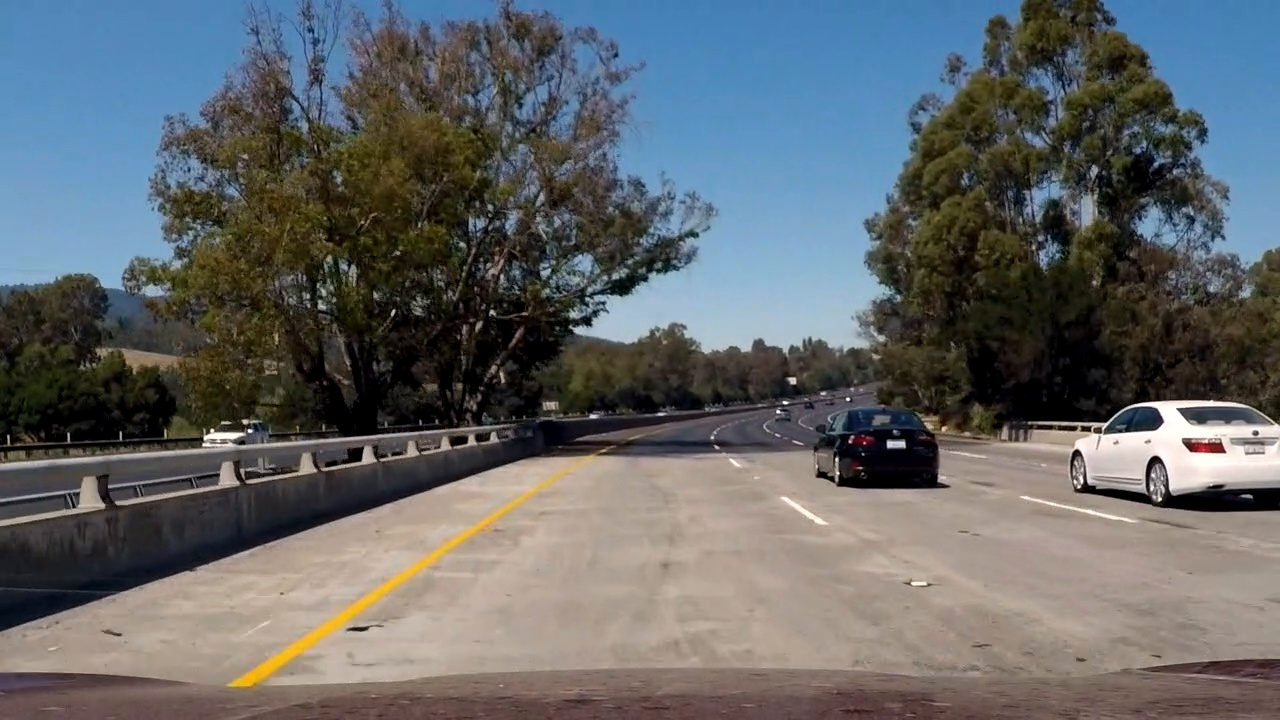
#> input picture test_images/frame_1018.jpg, 1280 x 720 px
$ python -i binarizer.py   (imports and definitions only)   (older library calls are emulated)
#> lines starting #> are read from the running program, lines starting #| are printed output that depends on the picture; after the words box and inside, x2 and y2 are one past the last pixel; in counts of white or black regions, pixels touching at a corner belong together
#> further down, picture is the input picture: shape (720, 1280, 3); mean B, G, R 104.1, 102, 98.4
import cv2
import numpy as np


class Binarizer:
    """Binarize an image using a combination of strategies."""

    def binarize(self, image, sobel_kernel=5):
        """Binarize image."""
#> called with sobel_kernel = 5
        combined = np.zeros(image.shape[:2])

        gray = cv2.cvtColor(image, cv2.COLOR_BGR2GRAY)  # convert to grayscale
        hls = cv2.cvtColor(image, cv2.COLOR_BGR2HLS)  # convert to HLS color space
#> hls: shape (720, 1280, 3); mean of channels 0, 1, 2 52.4, 101.4, 67.8
        s_channel = hls[:, :, 2]  # extract the s channel
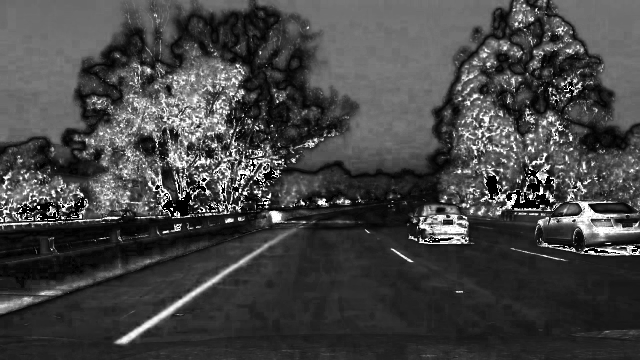
#> s_channel: shape (720, 1280) (shown at 1/2 size); min 0, max 255, mean 67.8

        for channel in [gray, s_channel]:
            # Apply each of the thresholding functions
            gradx = self.abs_sobel_thresh(channel, orient='x', sobel_kernel=sobel_kernel, thresh=(80, 150))
            mag_binary = self.mag_thresh(channel, sobel_kernel=sobel_kernel, thresh=(40, 255))
            dir_binary = self.dir_threshold(channel, sobel_kernel=sobel_kernel, thresh=(0.7, 1.3))
            combined[(gradx == 1) | ((mag_binary == 1) & (dir_binary == 1))] = 1
#> this loop made 2 passes
#> pass 1, in abs_sobel_thresh, `sobel = cv2.Sobel(img, cv2.CV_64F, 1 if orient == 'x' else 0, 1 if ori..`:
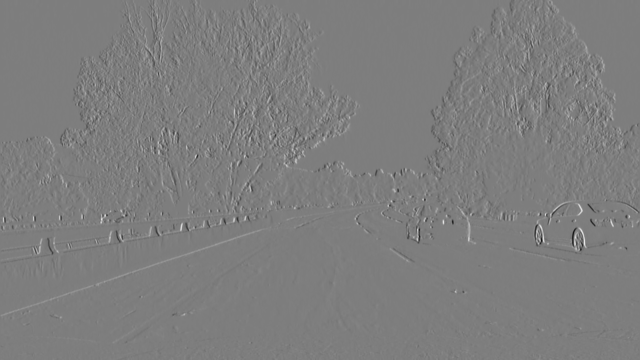
#> sobel: shape (720, 1280) float64 (shown at 1/2 size); min -10274, max 10519, mean 2.4; drawn with min black and max white
#> pass 1, in binarize, `gradx = self.abs_sobel_thresh(channel, orient='x', sobel_kernel=sobel_..`:
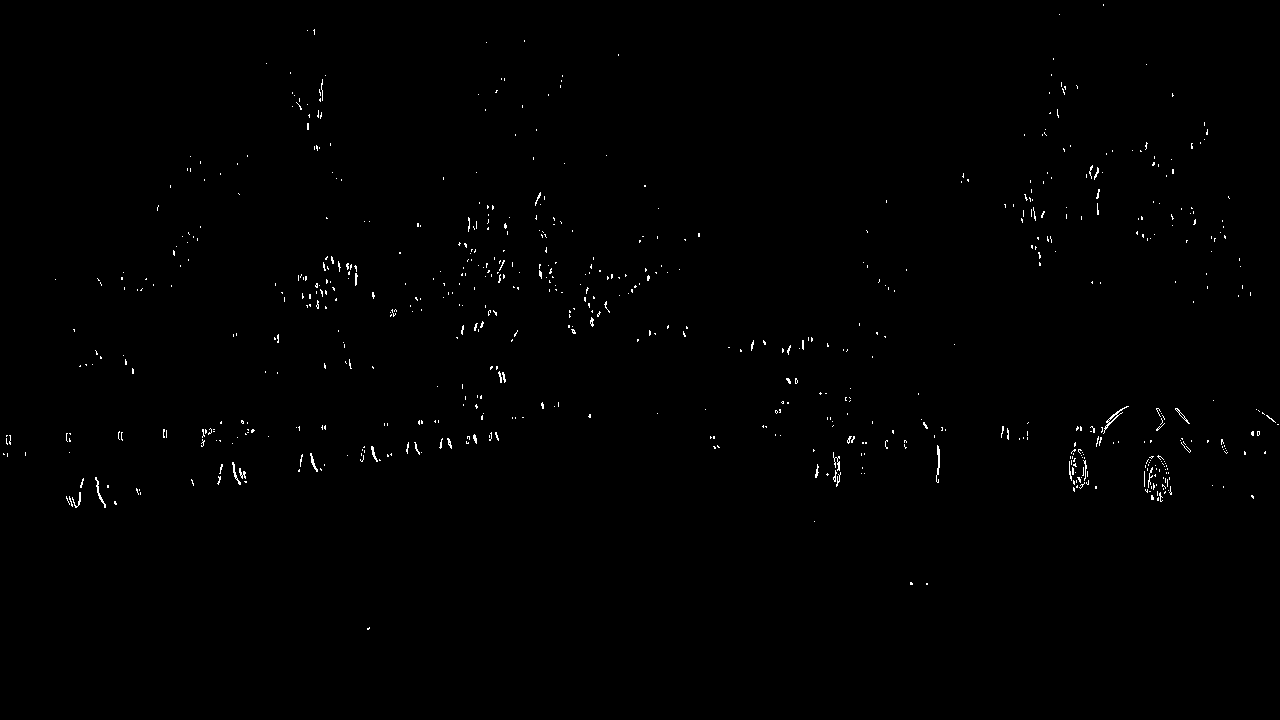
#> gradx: shape (720, 1280); values 0 (black) and 1 (white), 0.48% white in thin lines or dots, all inside (x1, y1, x2, y2) = (3, 4, 1279, 630)

        s_binary = self.apply_threshold(s_channel, thresh=(170, 255))
#> s_binary: shape (720, 1280); values 0 (black) and 1 (white), 5% white; 2325 white regions (1936 under 20 px), largest, box (x1, y1, x2, y2) and area: (1099, 401, 1280, 474) 3506, (234, 496, 526, 686) 2806, (837, 429, 937, 467) 1938
        combined[(s_binary == 1)] = 1
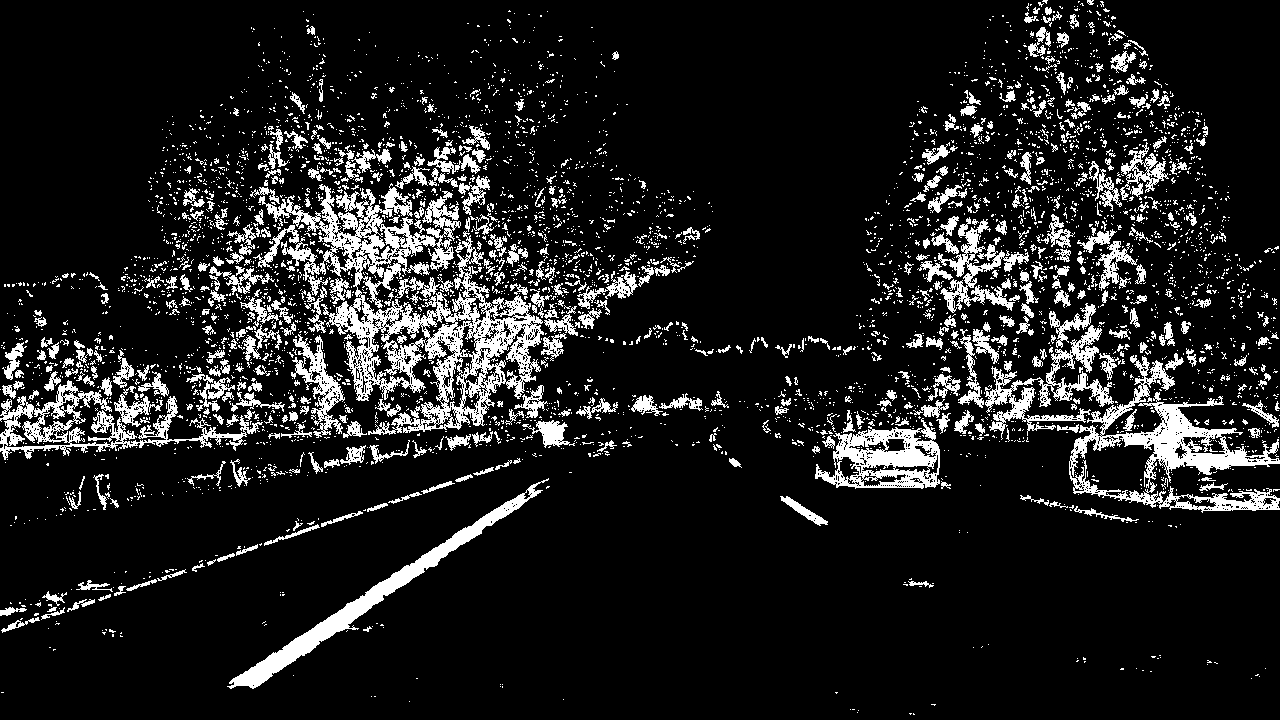
#> combined: shape (720, 1280) float64; values 0 (black) and 1 (white), 12.1% white; 4647 white regions (4100 under 20 px), largest, box (x1, y1, x2, y2) and area: (258, 183, 544, 435) 20696, (1069, 355, 1280, 513) 8489, (227, 478, 549, 689) 5346
        return combined

    def abs_sobel_thresh(self, img, orient='x', sobel_kernel=3, thresh=(0, 255)):
        """Apply sobel with threshold."""
        sobel = cv2.Sobel(img, cv2.CV_64F, 1 if orient == 'x' else 0, 1 if orient == 'y' else 0, ksize=sobel_kernel)
        abs_sobel = np.absolute(sobel)
        scaled_sobel = np.uint8(255 * abs_sobel / np.max(abs_sobel))
        return self.apply_threshold(scaled_sobel, thresh=thresh)

    def mag_thresh(self, img, sobel_kernel, thresh=(0, 255)):
        """Apply sobel in x and y using threshold in magnitude result."""
        sobelx = cv2.Sobel(img, cv2.CV_64F, 1, 0, ksize=sobel_kernel)
        sobely = cv2.Sobel(img, cv2.CV_64F, 0, 1, ksize=sobel_kernel)
        abs_sobel = np.sqrt(sobelx ** 2 + sobely ** 2)
        scaled_sobel = np.uint8(255 * abs_sobel / np.max(abs_sobel))
        return self.apply_threshold(scaled_sobel, thresh=thresh)

    def dir_threshold(self, img, sobel_kernel, thresh=(0, np.pi/2)):
        """Apply sobel in x and y using direction threshold."""
        sobelx = cv2.Sobel(img, cv2.CV_64F, 1, 0, ksize=sobel_kernel)
        sobely = cv2.Sobel(img, cv2.CV_64F, 0, 1, ksize=sobel_kernel)
        abs_sobelx = np.abs(sobelx)
        abs_sobely = np.abs(sobely)
        arctan = np.arctan2(abs_sobely, abs_sobelx)
        return self.apply_threshold(arctan, thresh=thresh)

    def apply_threshold(self, image, thresh=(0, 255)):
        """Apply a threshold to binarize an image given a threshold pair"""
        binary_output = np.zeros_like(image)
        binary_output[(image >= thresh[0]) & (image <= thresh[1])] = 1
        return binary_output

>>> import cv2
>>> picture = cv2.imread('../test_images/frame_1018.jpg')
>>> result = Binarizer().binarize(picture)

$ run again, on test_images/frame_1036.jpg
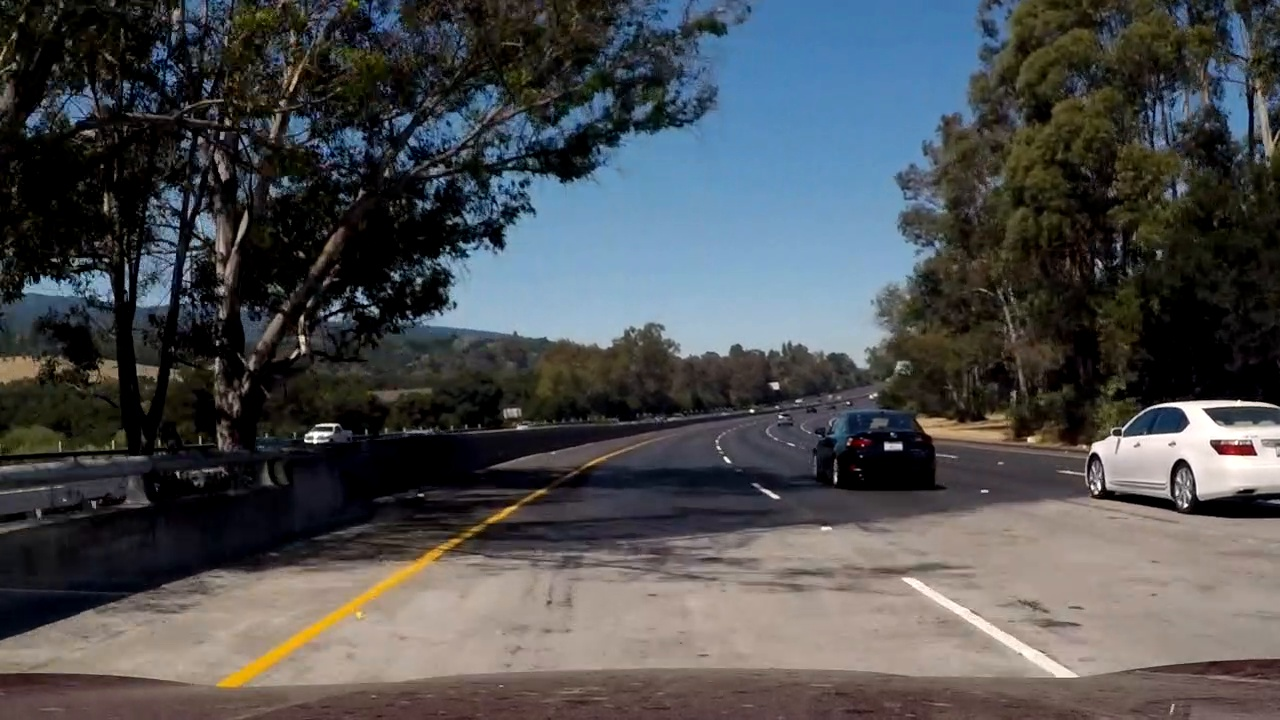
#> input picture test_images/frame_1036.jpg, 1280 x 720 px
#> picture is the input picture: shape (720, 1280, 3); mean B, G, R 79.8, 77.8, 76.2
#> hls: shape (720, 1280, 3); mean of channels 0, 1, 2 57.9, 78.1, 71.6
#> the loop in binarize, `for channel in [gray, s_channel]:` made 2 passes
#> pass 1, in binarize, `gradx = self.abs_sobel_thresh(channel, orient='x', sobel_kernel=sobel_..`:
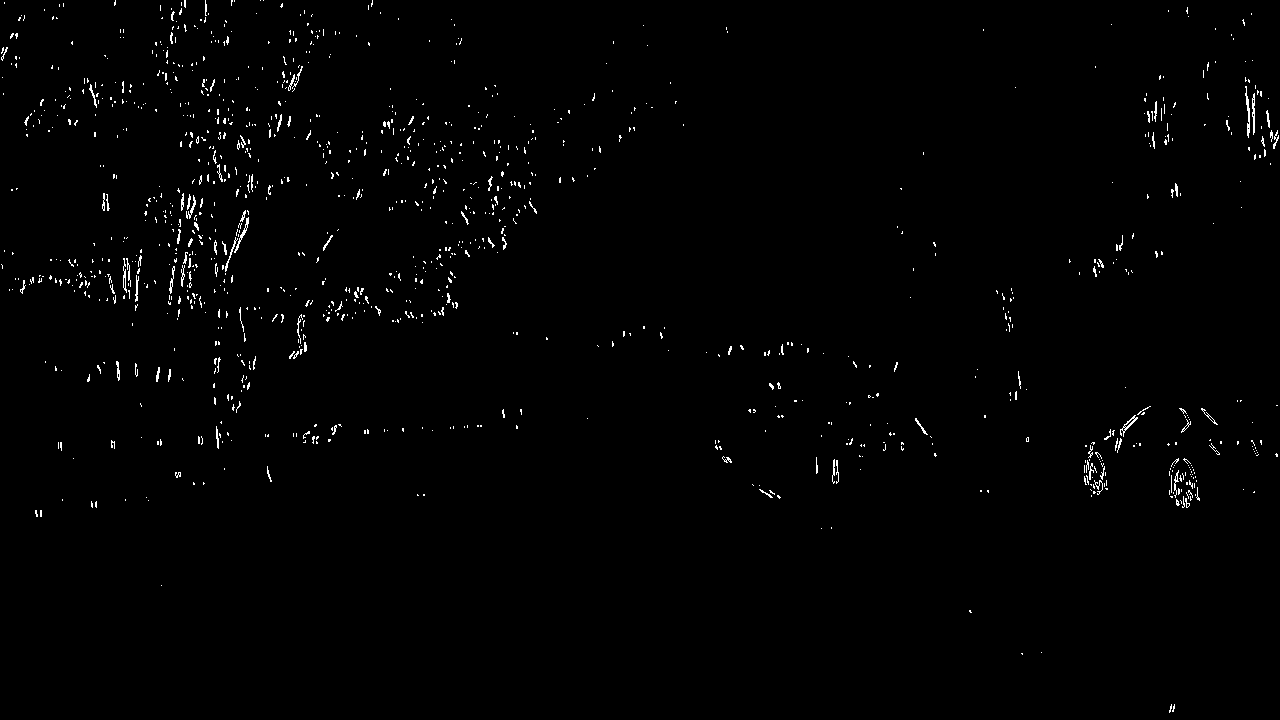
#> gradx: shape (720, 1280); values 0 (black) and 1 (white), 0.98% white in thin lines or dots
#> s_binary: shape (720, 1280); values 0 (black) and 1 (white), 9.9% white; 3375 white regions (2771 under 20 px), largest, box (x1, y1, x2, y2) and area: (206, 428, 558, 566) 7225, (112, 492, 249, 544) 2188, (221, 557, 429, 688) 2009
#> in binarize, `combined[(s_binary == 1)] = 1`:
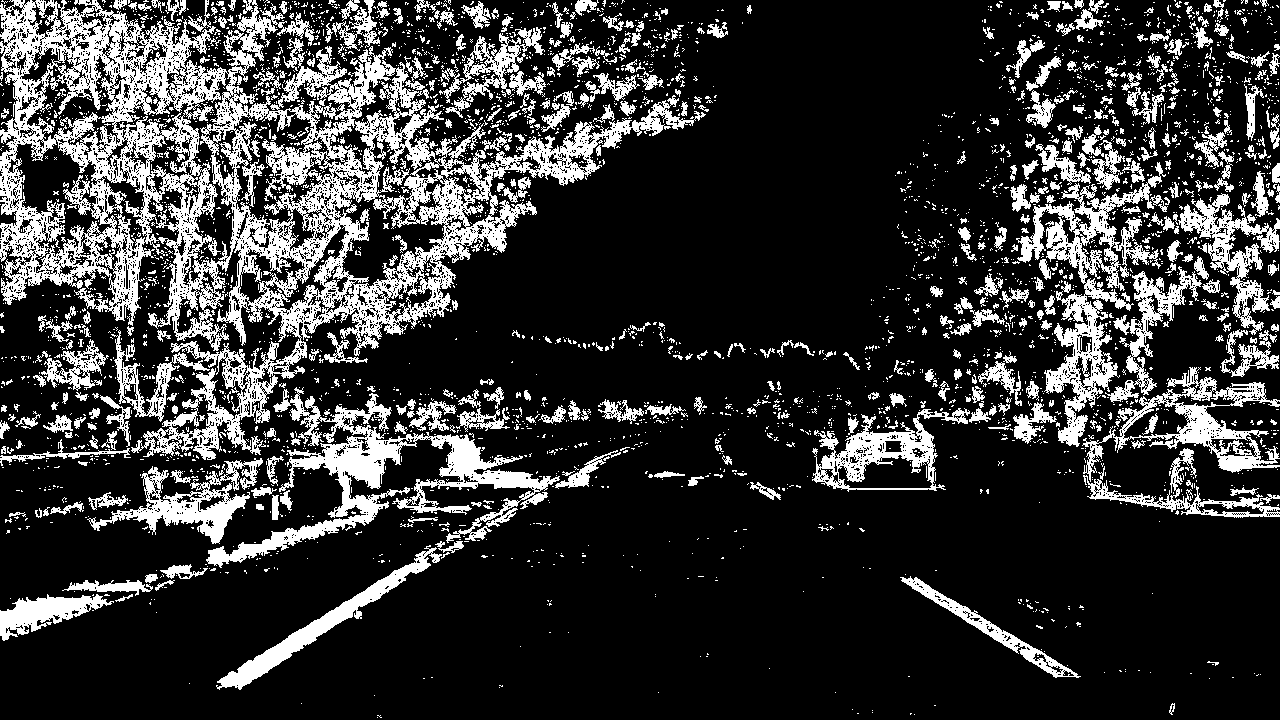
#> combined: shape (720, 1280) float64; values 0 (black) and 1 (white), 20.8% white; 3635 white regions (3155 under 20 px), largest, box (x1, y1, x2, y2) and area: (0, 0, 706, 460) 79275, (206, 387, 560, 568) 12781, (1016, 162, 1166, 447) 10089

$ run again, on test_images/frame_586.jpg
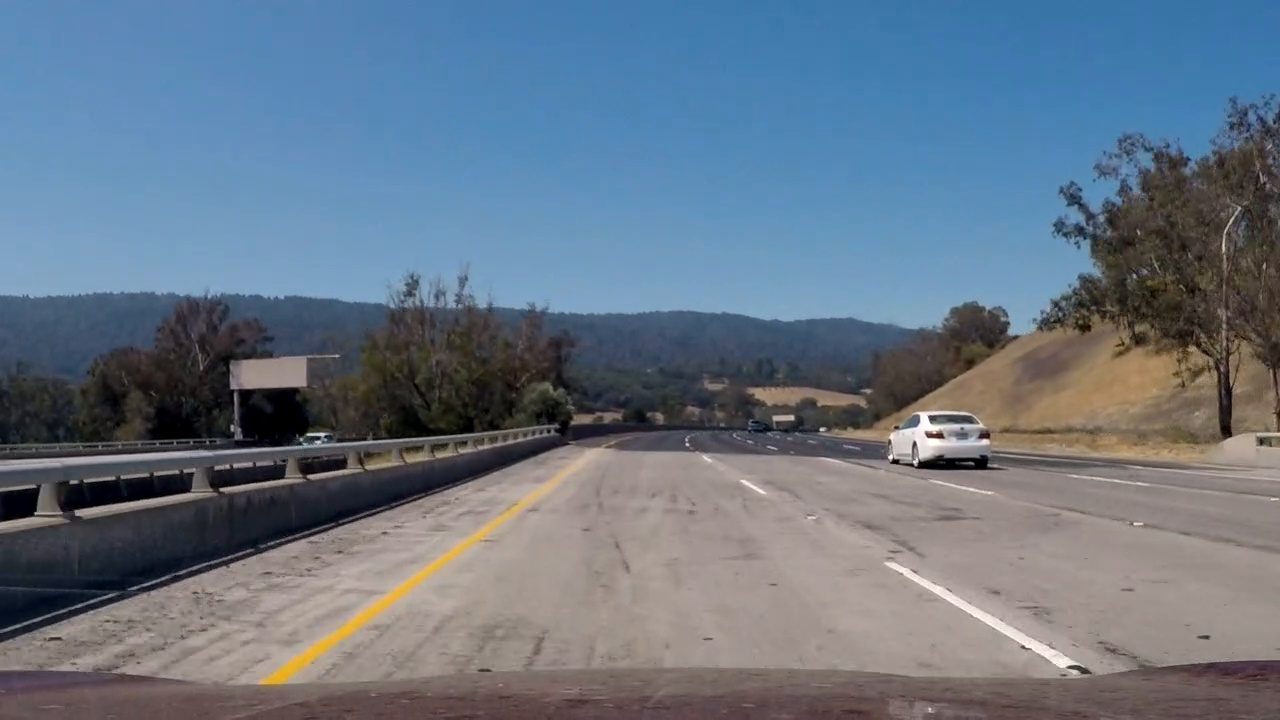
#> input picture test_images/frame_586.jpg, 1280 x 720 px
#> picture is the input picture: shape (720, 1280, 3); mean B, G, R 132.3, 117, 102.9
#> hls: shape (720, 1280, 3); mean of channels 0, 1, 2 67.7, 117.7, 61.3
#> the loop in binarize, `for channel in [gray, s_channel]:` made 2 passes
#> pass 1, in binarize, `gradx = self.abs_sobel_thresh(channel, orient='x', sobel_kernel=sobel_..`:
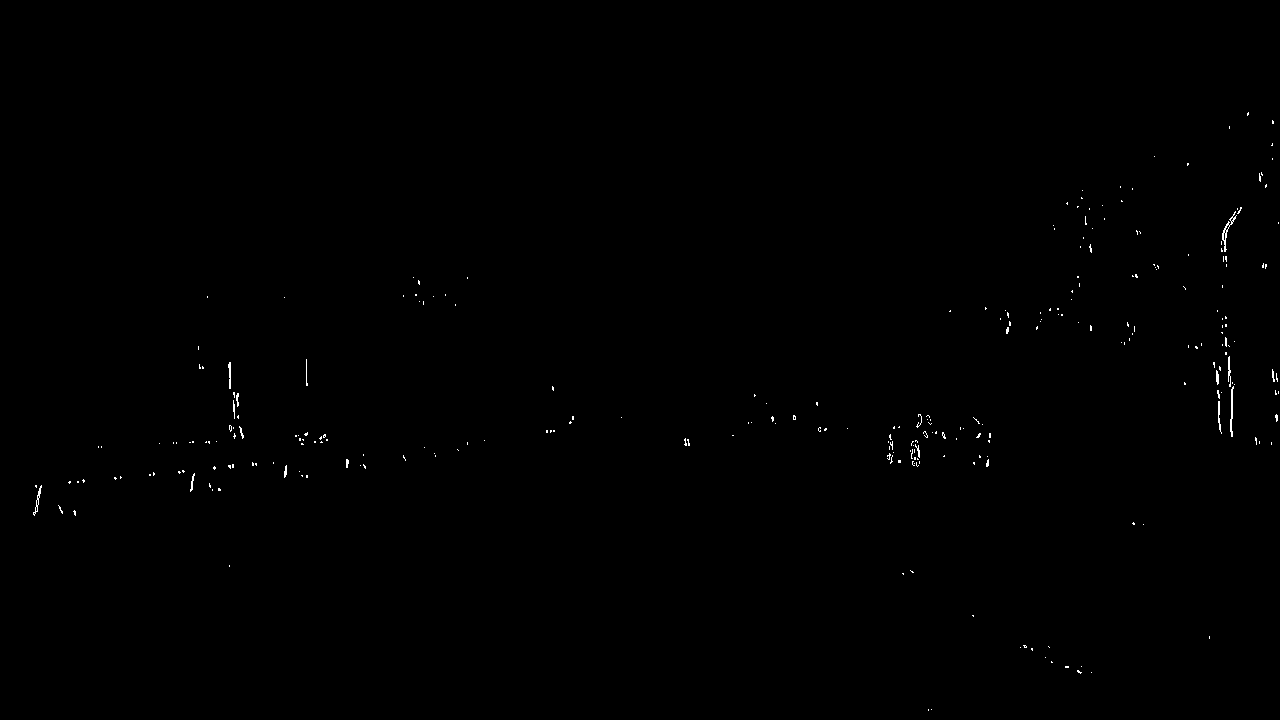
#> gradx: shape (720, 1280); values 0 (black) and 1 (white), 0.22% white in thin lines or dots, all inside (x1, y1, x2, y2) = (33, 112, 1279, 711)
#> s_binary: shape (720, 1280); values 0 (black) and 1 (white), 0.96% white; 261 white regions (233 under 20 px), largest, box (x1, y1, x2, y2) and area: (266, 543, 466, 683) 1738, (241, 390, 309, 446) 1550, (64, 484, 125, 510) 825
#> in binarize, `combined[(s_binary == 1)] = 1`:
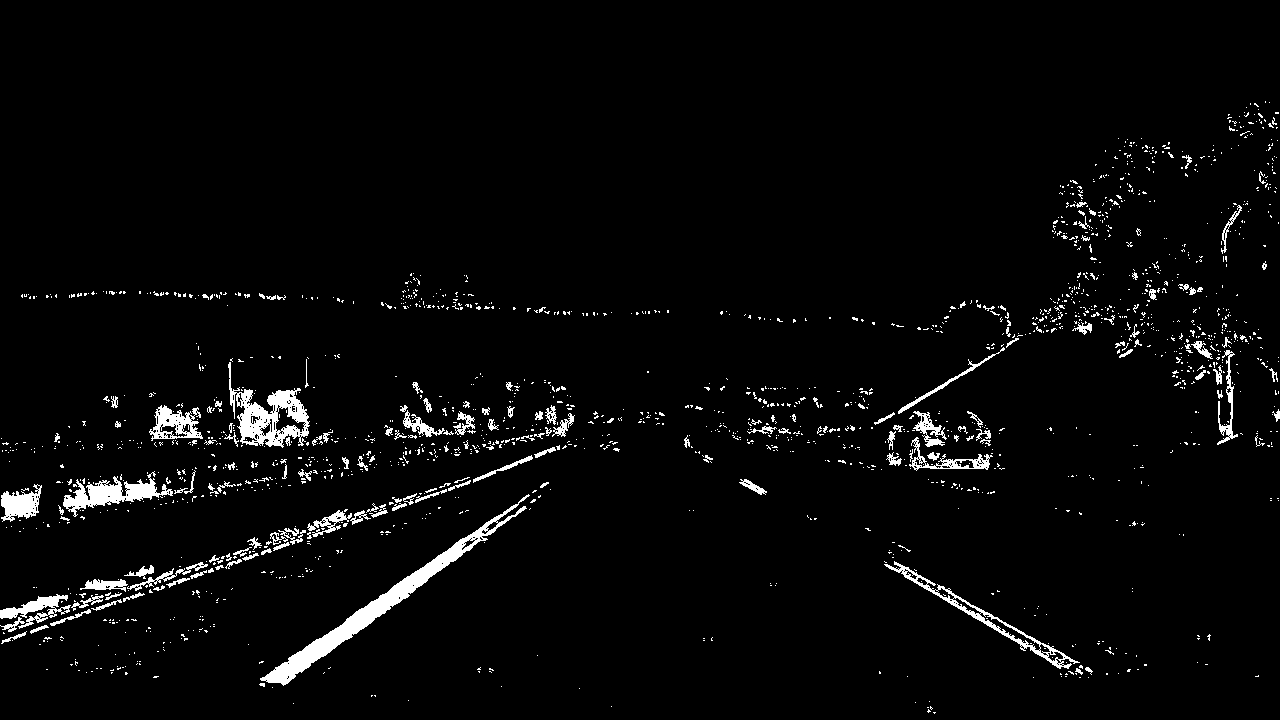
#> combined: shape (720, 1280) float64; values 0 (black) and 1 (white), 3.3% white; 1802 white regions (1644 under 20 px), largest, box (x1, y1, x2, y2) and area: (260, 494, 530, 686) 4395, (228, 362, 310, 448) 2564, (63, 471, 173, 517) 1764
